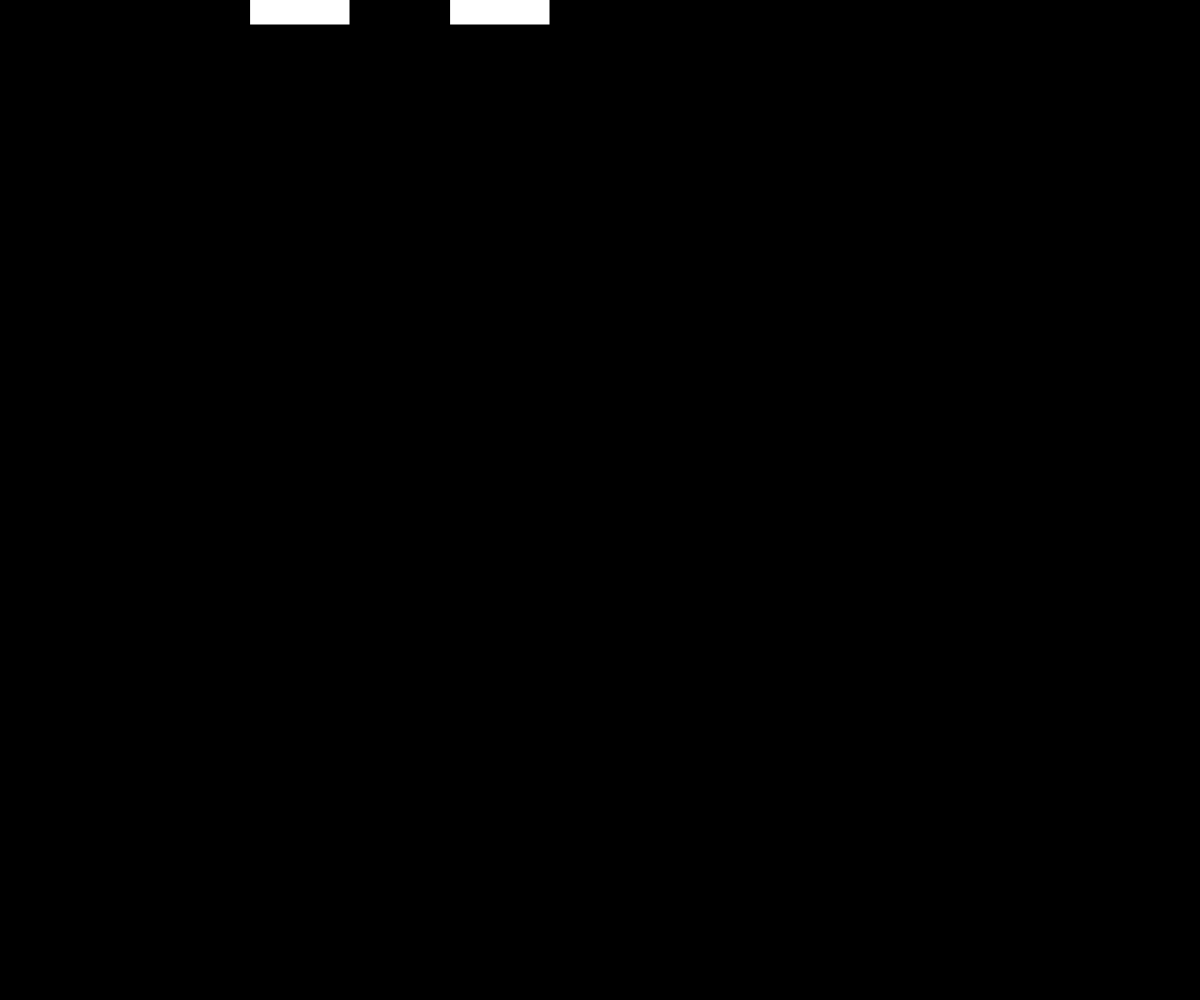
Frame 1 (no input)
Frame 60 (no input): identical to frame 1, image omitted
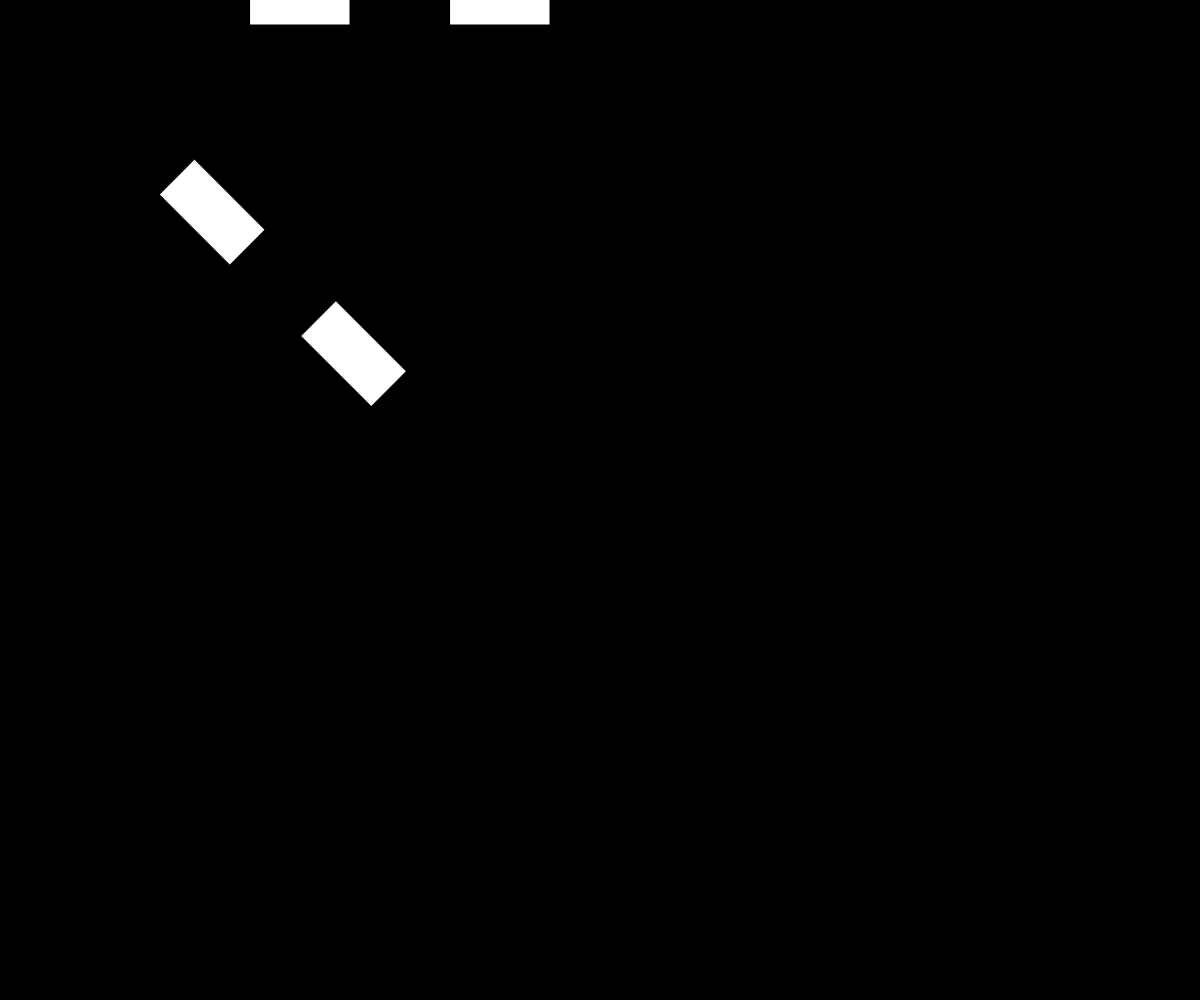
Frame 120 (the mouse pressed at the canvas centre since frame 60)

The p5.js sketch that drew these frames (run headless with seeded random() and noise() and a simulated clock; from frame 60 on, the mouse is pressed at the canvas centre):

// p5.js sketch
// ── sketch.js
let angle;

function setup() {
  createCanvas(windowWidth, windowHeight);
  background(0);
  
}

function draw() {
  //background(0);
  fill(255);
  angle = map(mouseX, 0, width, 0, PI/2);
  rotate(angle);
  
  rectMode(CENTER);
  rect(300, 0, 100, 50);
  
  rectMode(CENTER);
  rect(500, 0, 100, 50);
  console.log(mouseX);
}
